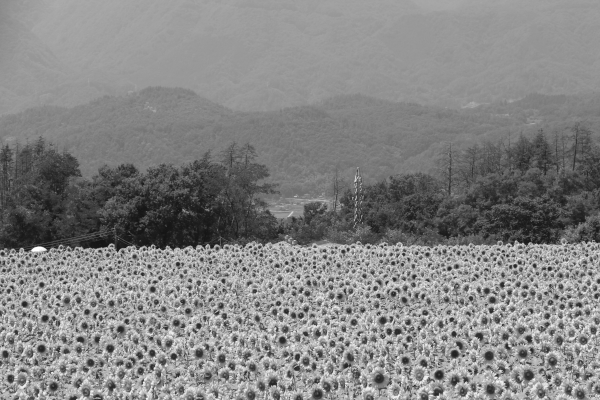
//> input picture hw3/b06902091_hw3/sample2.png, 600 x 400 px
$ ./hw3_p2   (built with g++ and OpenCV 4)
//> lines starting //> are read from the running program, lines starting //| are printed output that depends on the picture; after the words box and inside, x2 and y2 are one past the last pixel; in counts of white or black regions, pixels touching at a corner belong together
#include <iostream>
#include <vector>
#include <math.h>
#include <opencv2/opencv.hpp>
#include <limits.h>
#include <cstdlib>

using namespace cv;
using namespace std;

float conv[9][700][700];
float en[9][700][700];
float minimum_conv[9];
float maximum_conv[9];
float minimum_en[9];
float maximum_en[9];

void normalize_conv(Mat input, Mat output, int which)
{
    for (int i = 0; i < input.rows; i++)
    {
        for (int j = 0; j < input.cols; j++)
        {
            float ans = (conv[which][i][j] - minimum_conv[which]);
            ans = ans / (maximum_conv[which] - minimum_conv[which]);
            ans *= 255;
            output.at<uchar>(i, j) = (int)ans;
        }
    }
}
void normalize_en(Mat input, Mat output, int which)
{
    for (int i = 0; i < input.rows; i++)
    {
        for (int j = 0; j < input.cols; j++)
        {
            float ans = (en[which][i][j] - minimum_en[which]);
            ans = ans / (maximum_en[which] - minimum_en[which]);
            ans *= 255;
            output.at<uchar>(i, j) = (int)ans;
        }
    }
}
void convolution(Mat input, float result[9][700][700], int kernel[9][3][3], int divide[9])
{
    for (int z = 0; z < 9; z++)
    {
        float min = FLT_MAX;
        float max = FLT_MIN;
        for (int i = 0; i < input.rows; i++)
        {
            for (int j = 0; j < input.cols; j++)
            {
                int total = 0;
                for (int a = -1; a <= 1; a++)
                {
                    for (int b = -1; b <= 1; b++)
                    {
                        int x = i + a;
                        int y = j + b;
                        if (x < 0 || x >= input.rows)
                        {
                            x = i;
                        }
                        if (y < 0 || y >= input.cols)
                        {
                            y = j;
                        }
                        total += input.at<uchar>(x, y) * kernel[z][a + 1][b + 1];
                    }
                }
                result[z][i][j] = (float)total / (float)divide[z];
                if (result[z][i][j] < min)
                {
                    min = result[z][i][j];
                }
                if (result[z][i][j] > max)
                {
                    max = result[z][i][j];
                }
            }
        }
        minimum_conv[z] = min;
        maximum_conv[z] = max;
    }
}
void energy(Mat input, int size)
{
    for (int z = 0; z < 9; z++)
    {
        float min = FLT_MAX;
        float max = FLT_MIN;
        for (int i = 0; i < input.rows; i++)
        {
            for (int j = 0; j < input.cols; j++)
            {
                float total = 0;
                for (int a = -size / 2; a <= size / 2; a++)
                {
                    for (int b = -size / 2; b <= size / 2; b++)
                    {
                        int x = i + a;
                        int y = j + b;
                        if (x < 0 || x >= input.rows)
                        {
                            x = i;
                        }
                        if (y < 0 || y >= input.cols)
                        {
                            y = j;
                        }
                        total += conv[z][x][y] * conv[z][x][y];
                    }
                }
                en[z][i][j] = total;
                if (en[z][i][j] < min)
                {
                    min = en[z][i][j];
                }
                if (en[z][i][j] > max)
                {
                    max = en[z][i][j];
                }
            }
        }
        minimum_en[z] = min;
        maximum_en[z] = max;
    }
}

void flood_fill(int i, int j, int color, Mat input)
{
    input.at<uchar>(i, j) = color;
    if (i - 1 >= 0 && input.at<uchar>(i - 1, j) != color)
    {
        flood_fill(i - 1, j, color, input);
    }
    if (j - 1 >= 0 && input.at<uchar>(i, j - 1) != color)
    {
        flood_fill(i, j - 1, color, input);
    }
    if (i + 1 < input.rows && input.at<uchar>(i + 1, j) != color)
    {
        flood_fill(i + 1, j, color, input);
    }
    if (j + 1 < input.cols && input.at<uchar>(i, j + 1) != color)
    {
        flood_fill(i, j + 1, color, input);
    }

    //8 neighbor
    if (i - 1 >= 0 && j - 1 >= 0 && input.at<uchar>(i - 1, j - 1) != color)
    {
        flood_fill(i - 1, j - 1, color, input);
    }
    if (i + 1 < input.rows && j - 1 >= 0 && input.at<uchar>(i + 1, j - 1) != color)
    {
        flood_fill(i + 1, j - 1, color, input);
    }
    if (i - 1 >= 0 && j + 1 < input.cols && input.at<uchar>(i - 1, j + 1) != color)
    {
        flood_fill(i - 1, j + 1, color, input);
    }
    if (i + 1 < input.rows && j + 1 < input.cols && input.at<uchar>(i + 1, j + 1) != color)
    {
        flood_fill(i + 1, j + 1, color, input);
    }
}

void replace(Mat input, Mat output, Mat pattern, int color)
{
    bool truth[700][700] = {false};
    for (int i = 0; i < input.rows; i++)
    {
        for (int j = 0; j < input.cols; j += pattern.cols)
        {
            if (input.at<uchar>(i, j) != color)
            {
                continue;
            }
            if (truth[i][j] == true)
            {
                continue;
            }

            for (int a = 0; a < pattern.rows; a++)
            {
                for (int b = 0; b < pattern.cols; b++)
                {
                    if (i + a < input.rows && j + b < input.cols)
                    {
                        if (truth[i + a][j + b] == false)
                        {
                            output.at<uchar>(i + a, j + b) = pattern.at<uchar>(a, b);
                            truth[i + a][j + b] = true;
                        }
                    }
                }
            }
        }
    }
}
int main()
{
    // (-) input image
    Mat sample2 = imread("sample2.png", CV_8UC1);
//> sample2 is the input picture: 400 rows x 600 cols, CV_8UC1; min 20, max 255, mean 131.8
    Mat sample3 = imread("sample3.png", CV_8UC1);
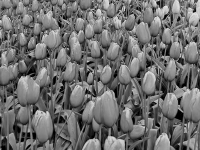
//> input picture hw3/b06902091_hw3/sample3.png, 200 x 150 px
//> sample3 is the input picture: 150 rows x 200 cols, CV_8UC1; min 0, max 230, mean 111.1

    // (2a)
    // #1 convolution
    int ker[9][3][3] = {{1, 2, 1, 2, 4, 2, 1, 2, 1},
                        {1, 0, -1, 2, 0, -2, 1, 0, -1},
                        {-1, 2, -1, -2, 4, -2, -1, 2, -1},
                        {-1, -2, -1, 0, 0, 0, 1, 2, 1},
                        {1, 0, -1, 0, 0, 0, -1, 0, 1},
                        {-1, 2, -1, 0, 0, 0, 1, -2, 1},
                        {-1, -2, -1, 2, 4, 2, -1, -2, -1},
                        {-1, 0, 1, 2, 0, -2, -1, 0, 1},
                        {1, -2, 1, -2, 4, -2, 1, -2, 1}};

    int div[9] = {36, 12, 12, 12, 4, 4, 12, 4, 4};
    convolution(sample2, conv, ker, div);
//> the loop in convolution, `for (int z = 0; z < 9; z++)` made 9 passes
//> (min, max) on passes 1 to 9: (9.47, 113.3), (-54.58, 52.08), (-61.83, 57), (-51.42, 71.92), (-64.75, 64.5), (-78, 89.5), (-59.5, 62.17), (-69.75, 77.5), (-104.2, 106.2)

    // normalize convolution output
    Mat temp_out(sample2.rows, sample2.cols, CV_8UC1, Scalar(0));
    for (int z = 0; z < 9; z++)
    {
        normalize_conv(sample2, temp_out, z);
        string name = "case/sample2_law_" + to_string(z + 1);
        name = name + ".png";
        imwrite(name, temp_out);
    }
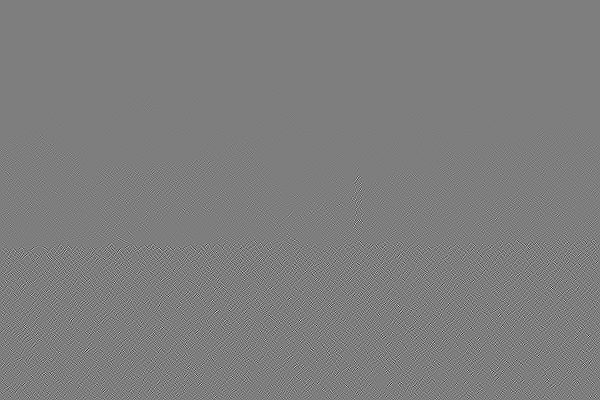
//> temp_out: 400 rows x 600 cols, CV_8UC1; min 0, max 255, mean 125.8

    // #2 energy
    energy(sample2, 31);
//> the loop in energy, `for (int z = 0; z < 9; z++)` made 9 passes
//> (min, max) on passes 1 to 9: (226159.2, 5732868.5), (54.21, 290265), (105, 334534.7), (69.47, 426039.1), (120.5, 344055.9), (188.3, 636793.9), (102.7, 359684.4), (229.5, 581469.7), (350.8, 1047194.7)

    // normalize convolution output
    for (int z = 0; z < 9; z++)
    {
        normalize_en(sample2, temp_out, z);
        string name = "case/sample2_energy_" + to_string(z + 1);
        name = name + ".png";
        imwrite(name, temp_out);
    }
//> this loop made 9 passes
//> pass 1, `normalize_en(sample2, temp_out, z);`:
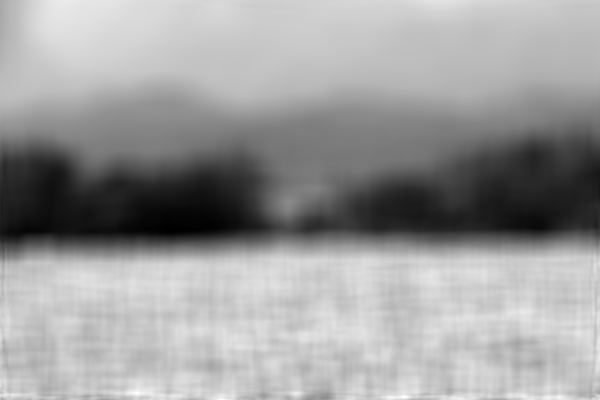
//> temp_out: 400 rows x 600 cols, CV_8UC1; min 0, max 255, mean 155.6
//> after the loop:
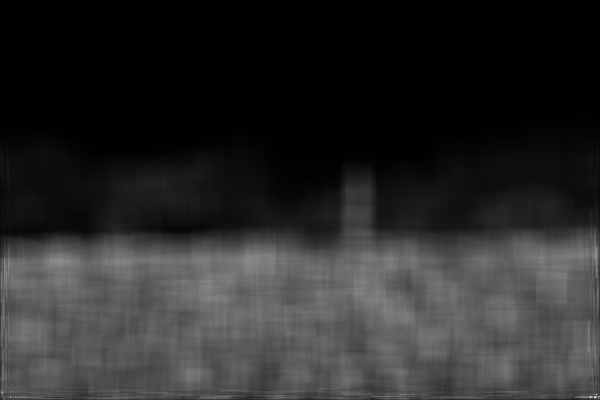
//> temp_out: 400 rows x 600 cols, CV_8UC1; min 0, max 255, mean 42

    // #3 kmeans
    Mat temp = sample2.clone();

    int tag[700][700] = {0};
    int k_max = 4;
    float mean[9][4] = {0};

    for (int z = 0; z < 9; z++)
    {
        mean[z][0] = en[z][19][220];
        mean[z][1] = en[z][205][205];
        mean[z][2] = en[z][333][333];
        mean[z][3] = en[z][134][294];
    }

    // iteration
    int flag = 1;
    int iteration_count = 0;
    while (1)
    {
        iteration_count++;
        flag = 0;
        for (int i = 0; i < sample2.rows; i++)
        {
            for (int j = 0; j < sample2.cols; j++)
            {
                float dist[3] = {0};
                for (int z = 0; z < 9; z++)
                {
                    for (int k = 0; k < k_max; k++)
                    {
                        dist[k] += pow(en[z][i][j] - mean[z][k], 2);
                    }
                }

                float min = 10000000;
                int min_loc = -1;
                for (int k = 0; k < k_max; k++)
                {
                    dist[k] = sqrt(dist[k]);
                    if (dist[k] < min)
                    {
                        min = dist[k];
                        min_loc = k;
                    }
                }

                if (min_loc == 0 && tag[i][j] != 1)
                {
                    tag[i][j] = 1;
                    flag = 1;
                }
                else if (min_loc == 1 && tag[i][j] != 2)
                {
                    tag[i][j] = 2;
                    flag = 1;
                }
                else if (min_loc == 2 && tag[i][j] != 3)
                {
                    tag[i][j] = 3;
                    flag = 1;
                }
                else if (min_loc == 3 && tag[i][j] != 4)
                {
                    tag[i][j] = 4;
                    flag = 1;
                }
            }
        }
        if (flag == 0)
        {
            break;
        }

        //new mean
        float tag_total[9][4] = {0};
        float tag_count[4] = {0};
        for (int i = 0; i < sample2.rows; i++)
        {
            for (int j = 0; j < sample2.cols; j++)
            {
                for (int z = 0; z < 9; z++)
                {
                    tag_total[z][tag[i][j] - 1] += en[z][i][j];
                }
                tag_count[tag[i][j] - 1]++;
            }
        }
        for (int z = 0; z < 9; z++)
        {
            for (int k = 0; k < k_max; k++)
            {
                mean[z][k] = tag_total[z][k] / tag_count[k];
            }
        }
    }
//> this loop made 11 passes
//> flag on passes 1 to 11: 1, 1, 1, 1, 1, 1, 1, 1, 1, 1, 0
//> after the loop, iteration_count = 11; flag = 0

    //output segmentation result
    Mat result3(sample2.rows, sample2.cols, CV_8UC1, Scalar(0));
    for (int i = 0; i < sample2.rows; i++)
    {
        for (int j = 0; j < sample2.cols; j++)
        {
            result3.at<uchar>(i, j) = (tag[i][j] - 1) * 50;
        }
    }
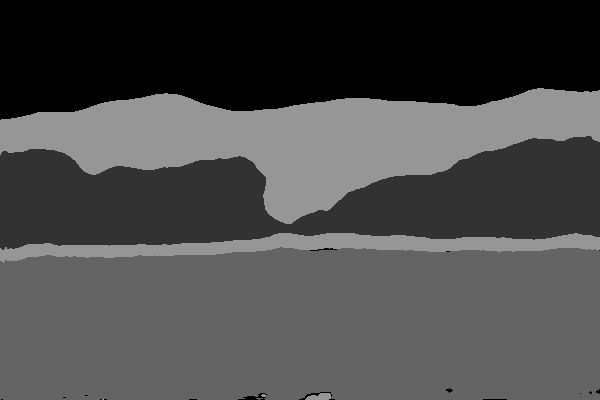
//> result3: 400 rows x 600 cols, CV_8UC1; min 0, max 150, mean 75.1
    cout << "k-mean itertaion: " << iteration_count << endl;
//| k-mean itertaion: 11
    imwrite("result3.png", result3);

    // (c) better result
    // hole filling
    flood_fill(398, 251, 100, result3);
//> in flood_fill, `input.at<uchar>(i, j) = color;`: input: 400 rows x 600 cols, CV_8UC1; 1 pixels changed, all inside (x1, y1, x2, y2) = (251, 398, 252, 399)
//> in flood_fill (call 2), `input.at<uchar>(i, j) = color;`: input: 400 rows x 600 cols, CV_8UC1; min 0, max 150, mean 75.1
//> in flood_fill (call 3), `input.at<uchar>(i, j) = color;`: input: 400 rows x 600 cols, CV_8UC1; min 0, max 150, mean 75.1
//> in flood_fill (call 4), `input.at<uchar>(i, j) = color;`: input: 400 rows x 600 cols, CV_8UC1; min 0, max 150, mean 75.1
//> in flood_fill (call 5), `input.at<uchar>(i, j) = color;`: input: 400 rows x 600 cols, CV_8UC1; min 0, max 150, mean 75.1
//> in flood_fill (call 6), `input.at<uchar>(i, j) = color;`: input: 400 rows x 600 cols, CV_8UC1; min 0, max 150, mean 75.1
//> in flood_fill (call 7), `input.at<uchar>(i, j) = color;`: input: 400 rows x 600 cols, CV_8UC1; min 0, max 150, mean 75.1
//> in flood_fill (call 8), `input.at<uchar>(i, j) = color;`: input: 400 rows x 600 cols, CV_8UC1; min 0, max 150, mean 75.1
//> in flood_fill (call 8), `flood_fill(i, j - 1, color, input);`: input: 400 rows x 600 cols, CV_8UC1; min 0, max 150, mean 75.2
    flood_fill(399, 322, 100, result3);
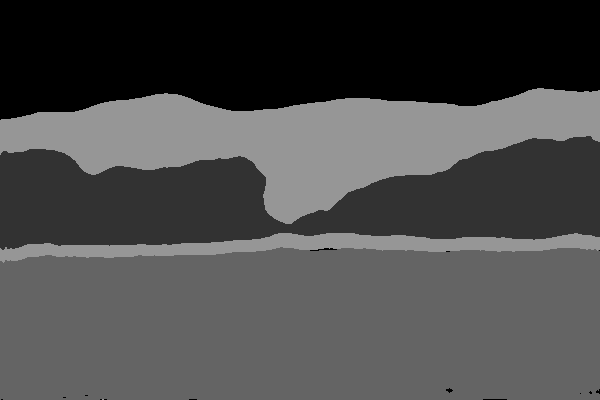
//> result3: 400 rows x 600 cols, CV_8UC1; min 0, max 150, mean 75.2
    flood_fill(391, 451, 100, result3);
//> result3: 400 rows x 600 cols, CV_8UC1; 19 pixels changed, all inside (x1, y1, x2, y2) = (446, 388, 453, 393)
    flood_fill(398, 251, 100, result3);
    imwrite("result4.png", result3);

    // (bounus)
    Mat result4 = sample2.clone();
    replace(result3, result4, sample3, 100);
//> after the loop in replace, `for (int i = 0; i < input.rows; i++)`:
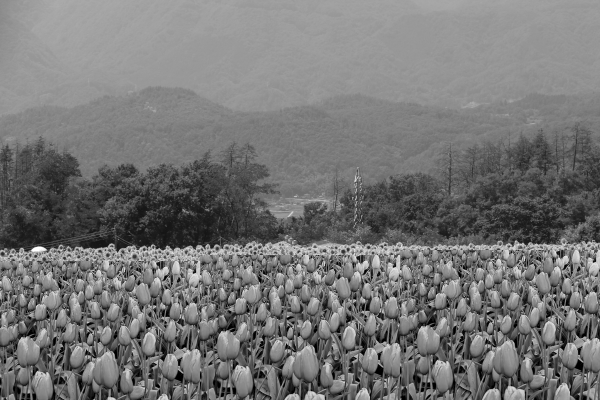
//> output: 400 rows x 600 cols, CV_8UC1; min 0, max 255, mean 116.9
    imwrite("result5.png", result4);
    return 0;
}
